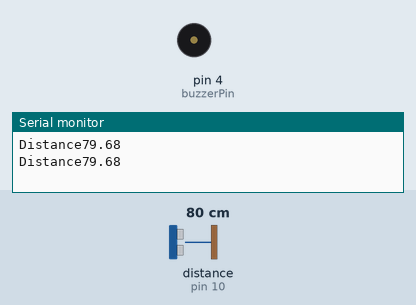
The sketch below on a simulated Arduino Uno, built with avr-gcc and run on an emulated ATmega328P. Parts: buzzer (waves = sounding), the last lines printed to the serial monitor. Wiring (inferred from the names in the program): ultrasonic range finder: trigger pin 9; echo pin 10. The test bench sets the inputs (shaded band); at power-on: distance to the obstacle (sensor on pin 10) 80 cm. The echo pulse lasts 58.3 µs per cm.

Above: at 6.8 s.
6.9 s: distance to the obstacle (sensor on pin 10) set to 197 cm
18.2 s: distance to the obstacle (sensor on pin 10) set to 204 cm
At 29.5 s:
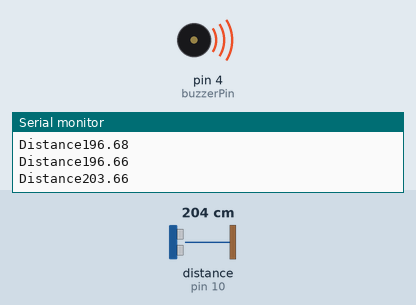
Timing chart, 0 to 31.0 s (numbered marks = the images above; inputs shaded):
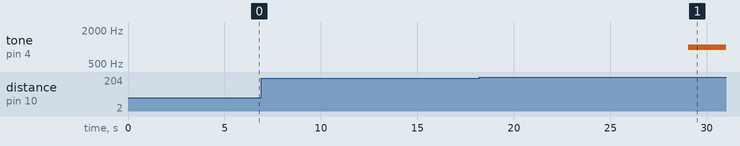

Measured:
- the behaviour switches between 200 and 201 cm on distance to the obstacle (sensor on pin 10) (found by bisection; images 0 and 1)
- after the input at 18.2 s, tone on pin 4 (buzzerPin): silent → 1000 Hz after 10.8 s

The sketch:

terrific_albar_wluff1.ino
```cpp
const int trigpin=9;
const int echopin=10;
const int buzzerPin=4;
float duration,distance;

void setup() {
  // put your setup code here, to run once:
  pinMode(trigpin,OUTPUT);
  pinMode(echopin,INPUT);
  Serial.begin(9600);
  pinMode(buzzerPin,OUTPUT);
}

void loop() {
  // put your main code here, to run repeatedly:
  digitalWrite(trigpin,LOW);
  delayMicroseconds(2);
  digitalWrite(trigpin,HIGH);
  delayMicroseconds(10);
  digitalWrite(trigpin,LOW);

  duration=pulseIn(echopin,HIGH);
  distance=(duration*.0343)/2;
  Serial.print("Distance");
  Serial.println(distance);
  delay(5000);

  if(distance>=200)
    {
      tone(buzzerPin,1000);
      delay(1000);
    }
  else
    {
      noTone(buzzerPin);
      delay(1000);

    }

}
```
